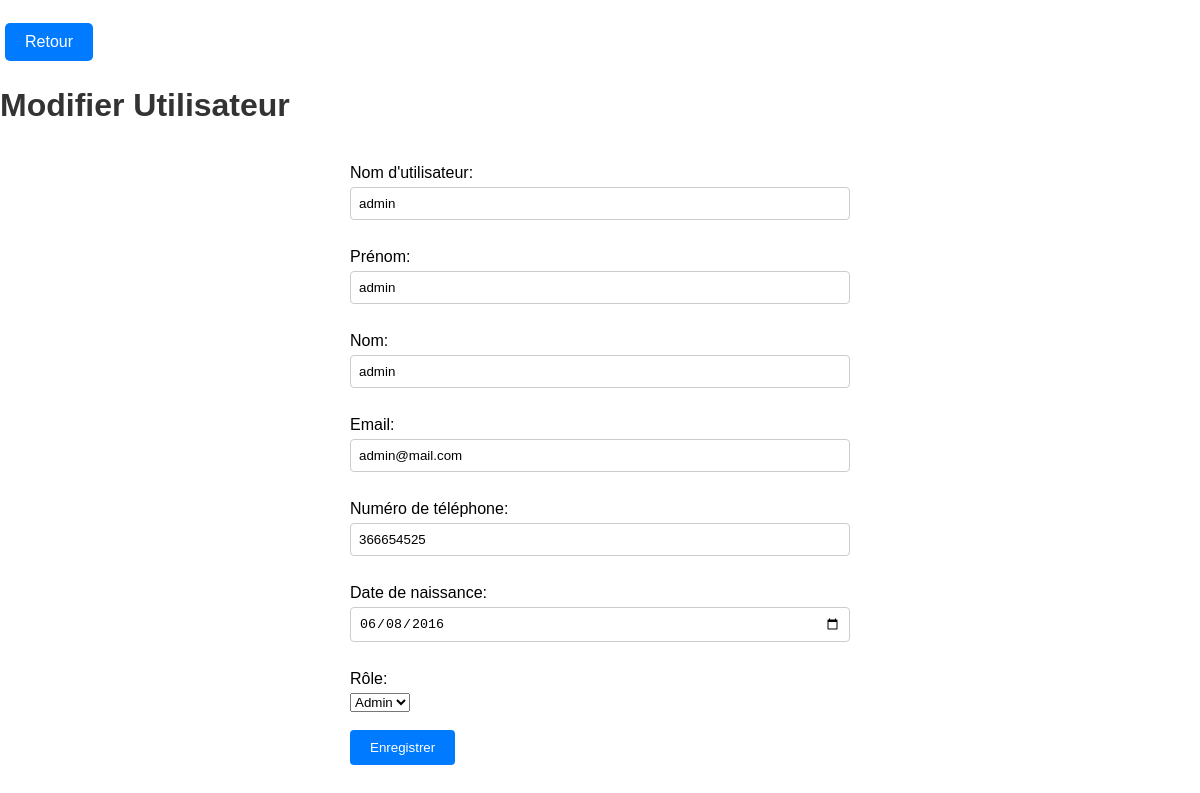
The app's page /admin/users/edit_user.php?id=5 with its own data.
### tables this page shows
CREATE TABLE `users` (
  `id` int(11) NOT NULL,
  `username` varchar(255) NOT NULL,
  `password` varchar(255) NOT NULL,
  `role` enum('Admin','User') NOT NULL,
  `first_name` varchar(255) NOT NULL,
  `last_name` varchar(255) NOT NULL,
  `email` varchar(255) NOT NULL,
  `phone_number` varchar(20) NOT NULL,
  `date_of_birth` date NOT NULL,
  `active` tinyint(1) DEFAULT 1
);

### admin/users/edit_user.php (the view, shortened to what this page needs)
<?php
require_once '../../db_connect.php';
if (isset($_GET['id'])) {
    $user_id = $_GET['id'];
    $stmt = $pdo->prepare("SELECT * FROM users WHERE id = ?");
    $stmt->execute([$user_id]);
    $user = $stmt->fetch(PDO::FETCH_ASSOC);
} else {
    header("Location: error.php");
    exit();
}
?>
<!DOCTYPE html>
<html lang="fr">
<head>
</head>
<body>
    <br>
    <a href="liste_utilisateurs.php" class="return-button">Retour</a>
    <h1>Modifier Utilisateur</h1><br>
    <form action="<?php echo htmlspecialchars($_SERVER["PHP_SELF"]) . '?id=' . $user_id; ?>" method="post">
    <label for="username">Nom d'utilisateur:</label>
    <input type="text" id="username" name="username" value="<?php echo $user['username']; ?>"><br><br>
    <label for="first_name">Prénom:</label>
    <input type="text" id="first_name" name="first_name" value="<?php echo $user['first_name']; ?>"><br><br>
    <label for="last_name">Nom:</label>
    <input type="text" id="last_name" name="last_name" value="<?php echo $user['last_name']; ?>"><br><br>
    <label for="email">Email:</label>
    <input type="email" id="email" name="email" value="<?php echo $user['email']; ?>"><br><br>
    <label for="phone_number">Numéro de téléphone:</label>
    <input type="text" id="phone_number" name="phone_number" value="<?php echo $user['phone_number']; ?>"><br><br>
    <label for="date_of_birth">Date de naissance:</label>
    <input type="date" id="date_of_birth" name="date_of_birth" value="<?php echo $user['date_of_birth']; ?>"><br><br>
    <label for="role">Rôle:</label>
    <select id="role" name="role">
        <option value="Admin" <?php if($user['role'] == 'Admin') echo 'selected'; ?>>Admin</option>
    </select><br><br>
    <input type="submit" value="Enregistrer">
</form>
</body>
</html>

### admin/users/edit_user.php (style rules this page uses)
body { font-family: Arial, sans-serif; margin: 0; padding: 0; }
h1 { color: #333; }
form { width: 100%; max-width: 500px; margin: 0 auto; }
label { display: block; margin-bottom: 5px; }
input[type="text"], input[type="email"], input[type="date"] { width: 100%; padding: 8px; margin-bottom: 10px; border: 1px solid #ccc; border-radius: 4px; box-sizing: border-box; }
input[type="submit"] { background-color: #007bff; color: #fff; border: none; border-radius: 4px; padding: 10px 20px; cursor: pointer; }
.return-button { display: inline-block; padding: 10px 20px; margin: 5px; background-color: #007bff; color: #fff; text-decoration: none; border-radius: 5px; transition: background-color 0.3s ease; }

### records on screen
users: username "admin", first_name "admin", last_name "admin", email "admin@mail.com", phone_number "366654525", date_of_birth "06/08/2016", role "Admin"
